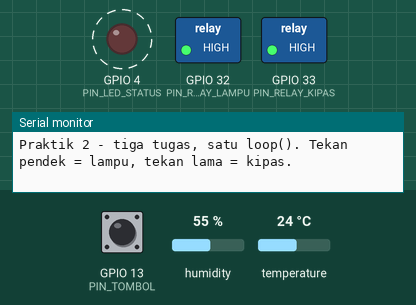
Bench run of a sketch on a simulated ESP32. On the bench: switched loads named in the sketch (green lamp = pin HIGH), output pins drawn as LEDs (lit = HIGH), the last lines printed to the serial monitor. Dashed ring = blinking. The test bench sets the inputs (shaded band); at power-on: GPIO 13 (PIN_TOMBOL) HIGH, humidity 55 %, temperature 24 °C.

Above: at 1.2 s.
1.3 s: GPIO 13 (PIN_TOMBOL) pulled LOW for 0.15 s
At 2.8 s:
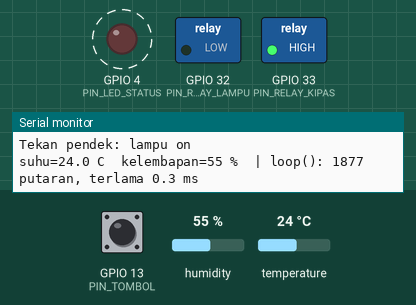
4.8 s: GPIO 13 (PIN_TOMBOL) pulled LOW for 1 s
At 6.8 s:
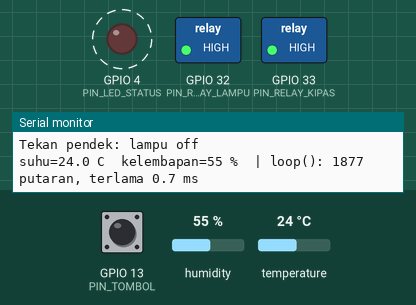
10.5 s: GPIO 13 (PIN_TOMBOL) pulled LOW for 3.2 s
At 12.8 s:
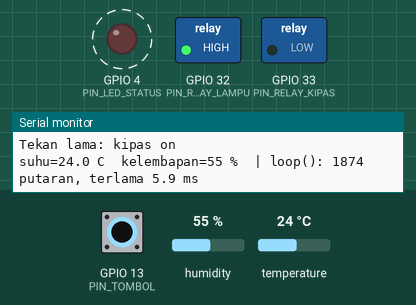
15.2 s: GPIO 13 (PIN_TOMBOL) pulled LOW for 0.15 s
At 16.5 s:
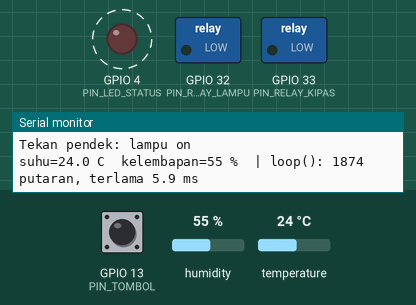
18.7 s: GPIO 13 (PIN_TOMBOL) driven LOW
At 20.8 s:
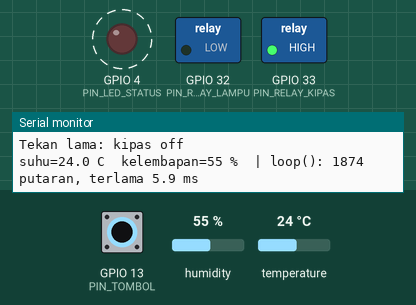
Timing chart, 0 to 23.2 s (numbered marks = the images above; inputs shaded):
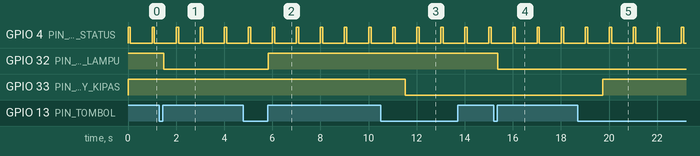

Measured:
- after the input at 1.3 s, GPIO 32 (PIN_RELAY_LAMPU): HIGH → LOW after 0.18 s
- after the input at 4.8 s, GPIO 32 (PIN_RELAY_LAMPU): LOW → HIGH after 1.0 s
- after the input at 10.5 s, GPIO 33 (PIN_RELAY_KIPAS): HIGH → LOW after 1.0 s
- after the input at 15.2 s, GPIO 32 (PIN_RELAY_LAMPU): HIGH → LOW after 0.18 s
- after the input at 18.7 s, GPIO 33 (PIN_RELAY_KIPAS): LOW → HIGH after 1.0 s
- by itself, GPIO 4 (PIN_LED_STATUS): alternates HIGH for 0.10 s and LOW for 0.90 s

The sketch:

modul08_tiga_tugas.ino
```cpp
// Modul 8 - Praktik 2: tiga tugas, satu loop()
// Rangkaian: meja kerja Node 1 (Modul 7). Yang dipakai: LED status D4, tombol D13,
// relay lampu D32, relay kipas D33, dan DHT22 di D14.
// Library: DHT sensor library 1.4.7 (ikut terpasang: Adafruit Unified Sensor 1.1.15).
//
// Tugas 1 - detak: LED status kedip pelan = normal, kedip cepat = sensor bermasalah.
// Tugas 2 - sensor: DHT22 dibaca setiap 2 detik.
// Tugas 3 - tombol: tekan pendek = lampu, tekan lama (1 detik) = kipas.

#include <DHT.h>

const int PIN_LED_STATUS = 4;
const int PIN_TOMBOL = 13;
const int PIN_RELAY_LAMPU = 32;  // relay aktif LOW
const int PIN_RELAY_KIPAS = 33;  // relay aktif LOW
const int PIN_DHT = 14;

// Jadwal, semuanya dalam milidetik
const unsigned long DETAK_NORMAL = 1000;      // satu kedip setiap 1 detik
const unsigned long DETAK_MASALAH = 250;      // empat kedip setiap 1 detik
const unsigned long LAMA_NYALA_DETAK = 100;   // LED menyala 100 ms di awal setiap detak
const unsigned long JEDA_BACA = 2000;         // DHT22 dibaca setiap 2 detik
const unsigned long JEDA_PANTUL = 30;         // bacaan tombol harus tenang selama ini
const unsigned long BATAS_TEKAN_LAMA = 1000;  // ditahan 1 detik atau lebih = tekan lama

DHT dht(PIN_DHT, DHT22);

// Catatan waktu dan keadaan setiap tugas
unsigned long waktuDetakMulai = 0;
bool sensorBermasalah = false;

unsigned long waktuBacaTerakhir = 0;

int bacaanTadi = HIGH;    // bacaan tombol di putaran sebelumnya; HIGH = dilepas
unsigned long waktuBacaanBerubah = 0;
int tombolStabil = HIGH;  // keadaan tombol yang sudah dipercaya (sudah tenang 30 ms)
unsigned long waktuMulaiTekan = 0;
bool tekanLamaSudah = false;

bool lampuMenyala = false;
bool kipasMenyala = false;

// Pengukur kesehatan loop()
unsigned long jumlahPutaran = 0;
unsigned long putaranTerlamaUs = 0;  // mikrodetik

void aturRelay(int pin, bool nyala) {
  if (nyala) {
    digitalWrite(pin, LOW);  // relay aktif LOW
  } else {
    digitalWrite(pin, HIGH);
  }
}

const char* teksOnOff(bool nyala) {
  if (nyala) {
    return "on";
  }
  return "off";
}

// ---------- Tugas 1: detak jantung ----------
void perbaruiDetak() {
  unsigned long sekarang = millis();
  unsigned long panjangDetak = DETAK_NORMAL;
  if (sensorBermasalah) {
    panjangDetak = DETAK_MASALAH;
  }
  if (sekarang - waktuDetakMulai >= panjangDetak) {
    waktuDetakMulai = sekarang;  // mulai detak berikutnya
  }
  // LED menyala hanya di awal detak: true = HIGH (nyala), false = LOW (padam)
  digitalWrite(PIN_LED_STATUS, sekarang - waktuDetakMulai < LAMA_NYALA_DETAK);
}

// ---------- Tugas 2: membaca DHT22 setiap 2 detik ----------
void bacaSensorTerjadwal() {
  if (millis() - waktuBacaTerakhir < JEDA_BACA) {
    return;  // belum waktunya: langsung kembali, tidak menunggu
  }
  waktuBacaTerakhir = millis();

  float suhu = dht.readTemperature();
  float kelembapan = dht.readHumidity();
  sensorBermasalah = isnan(suhu) || isnan(kelembapan);

  if (sensorBermasalah) {
    Serial.print("DHT22 tidak terbaca! LED status berkedip cepat.");
  } else {
    Serial.print("suhu=");
    Serial.print(suhu, 1);
    Serial.print(" C  kelembapan=");
    Serial.print(kelembapan, 0);
    Serial.print(" %");
  }
  Serial.print("  | loop(): ");
  Serial.print(jumlahPutaran);
  Serial.print(" putaran, terlama ");
  Serial.print(putaranTerlamaUs / 1000.0, 1);
  Serial.println(" ms");
  jumlahPutaran = 0;
  putaranTerlamaUs = 0;
}

// ---------- Tugas 3: tombol, tekan pendek dan tekan lama ----------
void tekanPendek() {
  lampuMenyala = !lampuMenyala;
  aturRelay(PIN_RELAY_LAMPU, lampuMenyala);
  Serial.print("Tekan pendek: lampu ");
  Serial.println(teksOnOff(lampuMenyala));
}

void tekanLama() {
  kipasMenyala = !kipasMenyala;
  aturRelay(PIN_RELAY_KIPAS, kipasMenyala);
  Serial.print("Tekan lama: kipas ");
  Serial.println(teksOnOff(kipasMenyala));
}

void periksaTombol() {
  unsigned long sekarang = millis();
  int bacaan = digitalRead(PIN_TOMBOL);

  // 1. Bacaan berubah (ditekan, dilepas, memantul, atau derau)? Hitung "tenang"-nya dari nol lagi.
  if (bacaan != bacaanTadi) {
    bacaanTadi = bacaan;
    waktuBacaanBerubah = sekarang;
  }

  // 2. Sudah tenang 30 ms dan berbeda dengan keadaan yang dipercaya? Itu perubahan sungguhan.
  if (bacaan != tombolStabil && sekarang - waktuBacaanBerubah >= JEDA_PANTUL) {
    tombolStabil = bacaan;
    if (tombolStabil == LOW) {  // baru saja ditekan: mulai menghitung lamanya
      waktuMulaiTekan = sekarang;
      tekanLamaSudah = false;
    } else if (!tekanLamaSudah) {  // baru saja dilepas sebelum 1 detik: tekan pendek
      tekanPendek();
    }
  }

  // 3. Masih ditahan dan sudah 1 detik? Tekan lama, dikerjakan sekali tanpa menunggu jari diangkat.
  if (tombolStabil == LOW && !tekanLamaSudah && sekarang - waktuMulaiTekan >= BATAS_TEKAN_LAMA) {
    tekanLamaSudah = true;
    tekanLama();
  }
}

void setup() {
  Serial.begin(115200);
  pinMode(PIN_LED_STATUS, OUTPUT);
  pinMode(PIN_TOMBOL, INPUT_PULLUP);
  pinMode(PIN_RELAY_LAMPU, OUTPUT);
  pinMode(PIN_RELAY_KIPAS, OUTPUT);
  aturRelay(PIN_RELAY_LAMPU, false);  // segera matikan: pinMode(OUTPUT) membuat pin LOW (= relay menarik)
  aturRelay(PIN_RELAY_KIPAS, false);
  dht.begin();
  Serial.println("Praktik 2 - tiga tugas, satu loop(). Tekan pendek = lampu, tekan lama = kipas.");
}

void loop() {
  unsigned long mulai = micros();  // mikrodetik: untuk mengukur lama putaran ini

  perbaruiDetak();
  bacaSensorTerjadwal();
  periksaTombol();

  jumlahPutaran++;
  unsigned long lama = micros() - mulai;
  if (lama > putaranTerlamaUs) {
    putaranTerlamaUs = lama;
  }
}
```
